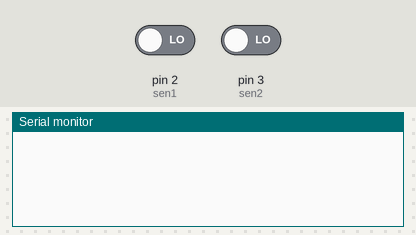
The sketch below on a simulated Arduino Uno, built with avr-gcc and run on an emulated ATmega328P. On the bench: the last lines printed to the serial monitor. The test bench sets the inputs (shaded band); at power-on: pin 2 (sen1) LOW, pin 3 (sen2) LOW.

Above: at 1.2 s.
1.3 s: pin 2 (sen1) driven HIGH
At 1.9 s:
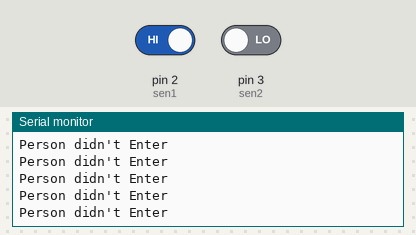
3.2 s: pin 3 (sen2) driven HIGH
At 4.0 s:
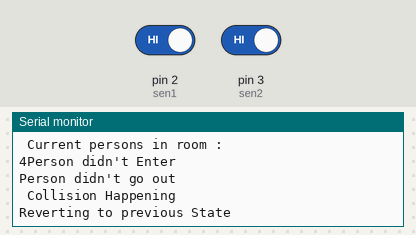
4.8 s: pin 3 (sen2) driven LOW
7.8 s: pin 3 (sen2) driven HIGH
At 8.7 s:
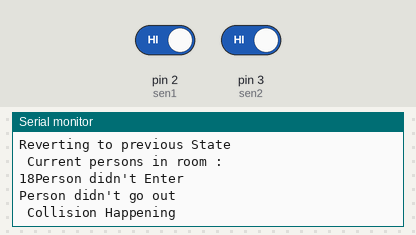
10.8 s: pin 2 (sen1) driven LOW
13.8 s: pin 2 (sen1) driven HIGH
At 14.4 s:
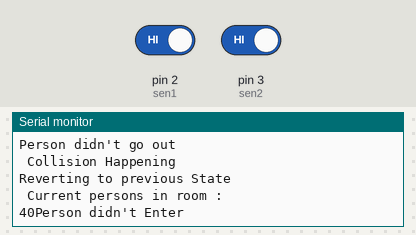
Timing chart, 0 to 16.8 s (numbered marks = the images above; inputs shaded):
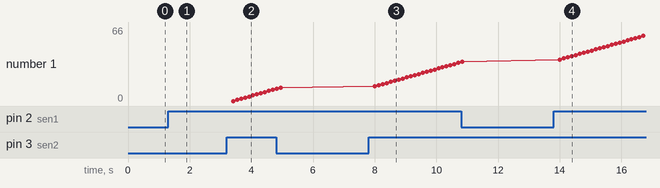

Measured:
- after the input at 1.3 s, the serial monitor: prints a new line at once (image 1)
- after the input at 3.2 s, the serial monitor: prints a new line after 0.11 s (image 2)
- after the input at 7.8 s, the serial monitor: prints a new line after 0.21 s (image 3)
- after the input at 13.8 s, the serial monitor: prints a new line after 0.08 s (image 4)
- plotted number 1: 12 → 34 after the input at 7.8 s, 35 → 66 after the input at 13.8 s

The sketch:

object_counter.ino
```cpp
int sen1= 2;
int sen2=3;
int val1=0;
int val2=0;
int in=0;
int previous_in=0;
int previous_out=0;
int inside_room=0;
int out=0;
unsigned long currentMillis=0;
unsigned long previousMillis=0;
int previous_inside_room=0;
unsigned long intervel=2000;
boolean casee1=true;
boolean casee2=false;

void setup()
{
  Serial.begin(9600);
  pinMode(sen1, INPUT);
  pinMode(sen2, INPUT);

}

void loop()
{
  val1=digitalRead(sen1);
  val2=digitalRead(sen2);

if(casee1)
{
   if(val1== HIGH)
  {
   currentMillis=millis();

   if(((currentMillis - previousMillis)>=intervel) && val2 == HIGH )
   {
      Serial.println("Person is in ");
      in++;
   }
   else
      Serial.println("Person didn't Enter");

   previousMillis=millis();
   }
 //  person_count();
   casee1=false;
   casee2=true;
}

if(casee2==true)
{

   if(val2== HIGH)
  {
   currentMillis=millis();

   if(((currentMillis - previousMillis)>=intervel) && val1== HIGH )
   {

      Serial.println("Person is out ");
      out++;
   }

    else
      Serial.println("Person didn't go out");

   previousMillis=millis();
   }
  // person_count();
   casee2=false;
   casee1=true;
}


if(val1==HIGH && val2==HIGH )
{
  Serial.println(" Collision Happening");
  Serial.println("Reverting to previous State");
  previous_in=in;
  previous_out=out;
  previous_inside_room=previous_in-previous_out;
  Serial.println(" Current persons in room :");
  Serial.print(previous_inside_room);
  if(val1== HIGH)
  {
    in++;
    }
   else
    out++;
}
if(val1==LOW && val2== LOW )
{
  //Do nothing.
}
}


void person_count()
{
  inside_room=in-out;
  Serial.println(" No of persons inside room :");
  Serial.print(inside_room);
  Serial.println();
}
```
